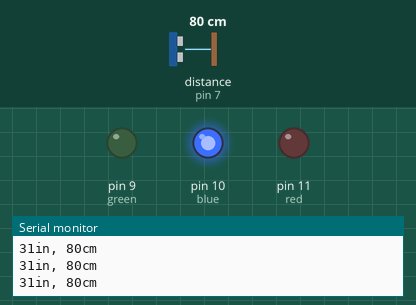
This sketch was run on a simulated Arduino Uno, built with avr-gcc and run on an emulated ATmega328P. Parts: output pins drawn as LEDs (lit = HIGH), the last lines printed to the serial monitor. Wiring (inferred from the names in the program): ultrasonic range finder: trigger pin 7; echo pin 7. The test bench sets the inputs (shaded band); at power-on: distance to the obstacle (sensor on pin 7) 80 cm. The echo pulse lasts 58.3 µs per cm.

Above: at 1.2 s.
1.3 s: distance to the obstacle (sensor on pin 7) set to 31 cm
4.3 s: distance to the obstacle (sensor on pin 7) set to 26 cm
At 4.9 s:
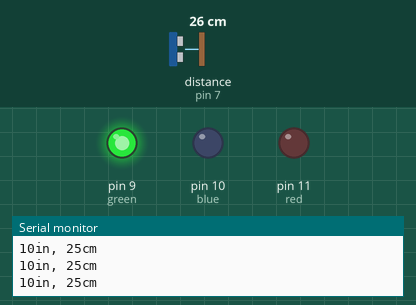
5.8 s: distance to the obstacle (sensor on pin 7) set to 23 cm
At 7.0 s:
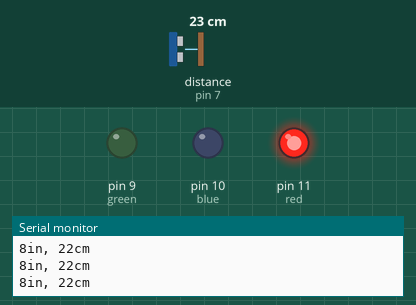
7.3 s: distance to the obstacle (sensor on pin 7) set to 35 cm
At 8.2 s:
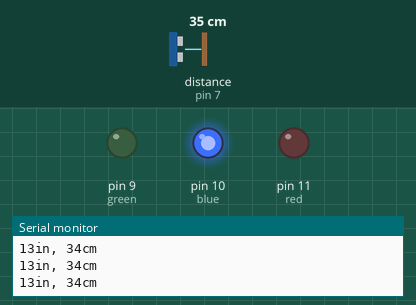
8.8 s: distance to the obstacle (sensor on pin 7) set to 2 cm
At 9.2 s:
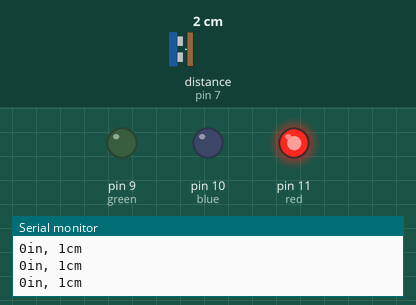
Timing chart, 0 to 11.3 s (numbered marks = the images above; inputs shaded):
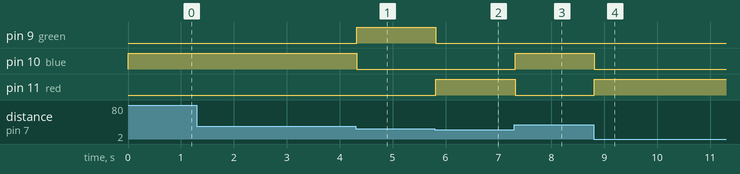

Measured:
- the behaviour switches between 29 and 28 cm on distance to the obstacle (sensor on pin 7) (found by bisection; images 0 and 1)
- the behaviour switches between 26 and 25 cm on distance to the obstacle (sensor on pin 7) (found by bisection; images 1 and 2)
- after the input at 4.3 s, pin 9 (green): LOW → HIGH at once; pin 10 (blue): HIGH → LOW at once
- after the input at 5.8 s, pin 9 (green): HIGH → LOW at once; pin 11 (red): LOW → HIGH at once
- after the input at 7.3 s, pin 10 (blue): LOW → HIGH at once; pin 11 (red): HIGH → LOW at once
- after the input at 8.8 s, pin 10 (blue): HIGH → LOW at once; pin 11 (red): LOW → HIGH at once

The sketch:

Sensor_ultrasonicoV1_0_0.ino
```cpp
const int pingPin = 7;
const int red=11;
const int blue=10;
int green=9;
void setup() {

  Serial.begin(9600);
  pinMode(red,OUTPUT);
  pinMode(blue,OUTPUT);
  pinMode(green,OUTPUT);
}

void loop() {

  long duration, inches, cm;


  pinMode(pingPin, OUTPUT);
  digitalWrite(pingPin, LOW);
  delayMicroseconds(2);
  digitalWrite(pingPin, HIGH);
  delayMicroseconds(5);
  digitalWrite(pingPin, LOW);


  pinMode(pingPin, INPUT);
  duration = pulseIn(pingPin, HIGH);

  inches = microsecondsToInches(duration);
  cm = microsecondsToCentimeters(duration);

  Serial.print(inches);
  Serial.print("in, ");
  Serial.print(cm);
  Serial.print("cm");
  Serial.println();

  if(inches<10){
    digitalWrite(red,HIGH);
    digitalWrite(green,LOW);
    digitalWrite(blue,LOW);
  }
  else if (inches>10 && inches<50){
    digitalWrite(red,LOW);
    digitalWrite(green,LOW);
    digitalWrite(blue,HIGH);
  }

  else{
    digitalWrite(red,LOW);
    digitalWrite(green,HIGH);
    digitalWrite(blue,LOW);
  }
}
long microsecondsToInches(long microseconds) {

  return microseconds / 74 / 2;
}

long microsecondsToCentimeters(long microseconds) {

  return microseconds / 29 / 2;
}
```
